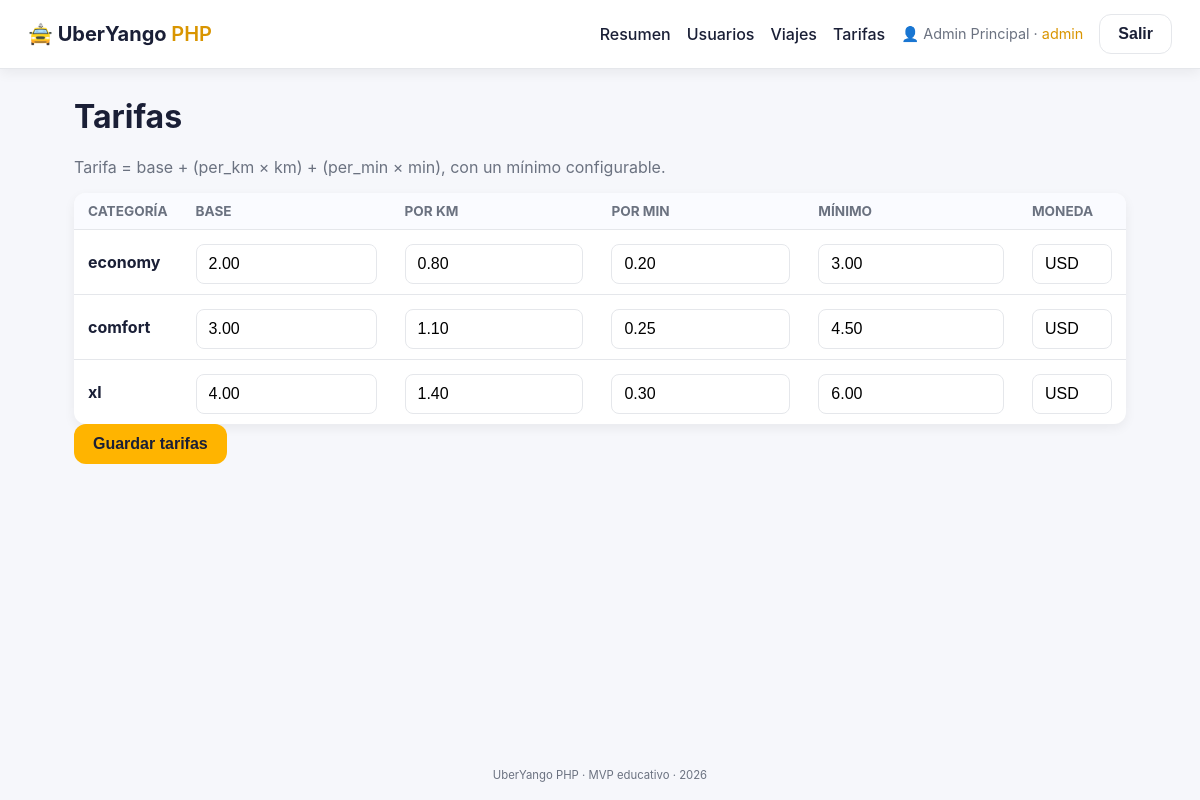
The page /admin/fares (signed in) on the database its author committed.
### tables this page shows
CREATE TABLE users (
  id              INT UNSIGNED NOT NULL AUTO_INCREMENT,
  full_name       VARCHAR(120) NOT NULL,
  email           VARCHAR(160) NOT NULL,
  phone           VARCHAR(30)  DEFAULT NULL,
  password_hash   VARCHAR(255) NOT NULL,
  role            ENUM('passenger','driver','admin') NOT NULL DEFAULT 'passenger',
  status          ENUM('active','suspended') NOT NULL DEFAULT 'active',
  created_at      TIMESTAMP NOT NULL DEFAULT CURRENT_TIMESTAMP,
  updated_at      TIMESTAMP NOT NULL DEFAULT CURRENT_TIMESTAMP ON UPDATE CURRENT_TIMESTAMP,
  PRIMARY KEY (id),
  UNIQUE KEY uq_users_email (email)
);

CREATE TABLE fare_settings (
  id          INT UNSIGNED NOT NULL AUTO_INCREMENT,
  category    ENUM('economy','comfort','xl') NOT NULL,
  base_fare   DECIMAL(10,2) NOT NULL DEFAULT 2.00,
  per_km      DECIMAL(10,2) NOT NULL DEFAULT 0.80,
  per_min     DECIMAL(10,2) NOT NULL DEFAULT 0.20,
  min_fare    DECIMAL(10,2) NOT NULL DEFAULT 3.00,
  currency    VARCHAR(8) NOT NULL DEFAULT 'USD',
  updated_at  TIMESTAMP NOT NULL DEFAULT CURRENT_TIMESTAMP ON UPDATE CURRENT_TIMESTAMP,
  PRIMARY KEY (id),
  UNIQUE KEY uq_fare_category (category)
);

### app/helpers.php (called while the page is built, shortened)
<?php
function e(?string $value): string
{
    return htmlspecialchars((string)$value, ENT_QUOTES | ENT_SUBSTITUTE, 'UTF-8');
}
function view(string $path, array $data = []): string
{
    extract($data, EXTR_SKIP);
    require __DIR__ . '/views/' . $path . '.php';
    return (string)ob_get_clean();
}
function render(string $path, array $data = [], string $title = ''): void
{
    $content = view($path, $data);
    require __DIR__ . '/views/layout.php';
}

### app/controllers/AdminController.php (called while the page is built, shortened)
<?php
class AdminController
{
    public function fares(array $params = []): void
    {
        require_role('admin');
        $fares = db()->query("SELECT * FROM fare_settings ORDER BY category")->fetchAll();
        render('admin/fares', ['fares' => $fares], 'Tarifas');
    }
}

### public/index.php (called while the page is built, shortened)
<?php
require __DIR__ . '/../app/router.php';
dispatch($_SERVER['REQUEST_METHOD'], $_SERVER['REQUEST_URI']);

### app/db.php (called while the page is built, shortened)
<?php
function db(): PDO
{
    static $pdo = null;
    if ($pdo instanceof PDO) {
        return $pdo;
    }
    $config = require __DIR__ . '/config.php';
    $db = $config['db'];
    $dsn = sprintf(
        'mysql:host=%s;port=%d;dbname=%s;charset=utf8mb4',
        $db['host'], $db['port'], $db['name']
    );
    try {
        $pdo = new PDO($dsn, $db['user'], $db['pass'], [
            PDO::ATTR_ERRMODE            => PDO::ERRMODE_EXCEPTION,
            PDO::ATTR_DEFAULT_FETCH_MODE => PDO::FETCH_ASSOC,
            PDO::ATTR_EMULATE_PREPARES   => false,
        ]);
    } catch (PDOException $e) {
        if ($config['app_debug']) {
            throw $e;
        }
        http_response_code(500);
        die('No se pudo conectar a la base de datos.');
    }
    return $pdo;
}

### app/auth.php (called while the page is built, shortened)
<?php
require_once __DIR__ . '/db.php';
require_once __DIR__ . '/helpers.php';
function current_user(): ?array
{
    $id = $_SESSION['user_id'] ?? null;
    static $cache = [];
    if (isset($cache[$id])) {
        return $cache[$id];
    }
    $stmt = db()->prepare('SELECT id, full_name, email, phone, role, status FROM users WHERE id = ? LIMIT 1');
    $stmt->execute([$id]);
    $u = $stmt->fetch();
    return $cache[$id] = $u;
}
function require_login(): array
{
    $u = current_user();
    return $u;
}
function require_role(string ...$roles): array
{
    $u = require_login();
    return $u;
}

### app/views/admin/fares.php (the view, shortened to what this page needs)
<h1>Tarifas</h1>
<p class="muted">Tarifa = base + (per_km × km) + (per_min × min), con un mínimo configurable.</p>
<form method="post" action="/admin/fares">
    <table class="table">
        <thead><tr>
            <th>Categoría</th><th>Base</th><th>Por km</th><th>Por min</th><th>Mínimo</th><th>Moneda</th>
        </tr></thead>
        <tbody>
        <?php foreach ($fares as $f): ?>
            <tr>
                <td><strong><?= e($f['category']) ?></strong></td>
                <td><input type="number" step="0.01" min="0"
                       name="fare[<?= e($f['category']) ?>][base_fare]"
                       value="<?= e($f['base_fare']) ?>" required></td>
                <td><input type="number" step="0.01" min="0"
                       name="fare[<?= e($f['category']) ?>][per_km]"
                       value="<?= e($f['per_km']) ?>" required></td>
                <td><input type="number" step="0.01" min="0"
                       name="fare[<?= e($f['category']) ?>][per_min]"
                       value="<?= e($f['per_min']) ?>" required></td>
                <td><input type="number" step="0.01" min="0"
                       name="fare[<?= e($f['category']) ?>][min_fare]"
                       value="<?= e($f['min_fare']) ?>" required></td>
                <td><input type="text" maxlength="8"
                       name="fare[<?= e($f['category']) ?>][currency]"
                       value="<?= e($f['currency']) ?>" required style="width:80px"></td>
            </tr>
        <?php endforeach; ?>
        </tbody>
    </table>
    <button class="btn btn-primary" type="submit">Guardar tarifas</button>
</form>

### app/router.php (shortened to what this page needs)
<?php
require_once __DIR__ . '/helpers.php';
require_once __DIR__ . '/auth.php';
require_once __DIR__ . '/controllers/AdminController.php';
function dispatch(string $method, string $path): void
{
    $path = '/' . trim(parse_url($path, PHP_URL_PATH) ?? '/', '/');
    foreach (routes() as [$m, $pattern, $handler]) {
        if ($m !== $method) {
            continue;
        }
        $regex = '#^' . preg_replace_callback(
            '/\{(\w+):([^}]+)\}/',
            fn($mm) => '(?P<' . $mm[1] . '>' . $mm[2] . ')',
            $pattern
        ) . '$#';
        if (preg_match($regex, $path, $matches)) {
            $params = array_filter($matches, 'is_string', ARRAY_FILTER_USE_KEY);
            [$class, $action] = $handler;
            $controller = new $class();
            $controller->{$action}($params);
            return;
        }
    }
}

### app/views/layout.php (shortened to what this page needs)
<!DOCTYPE html>
<html lang="es">
<head>
    <link rel="stylesheet" href="/assets/css/style.css">
    <link rel="stylesheet" href="https://unpkg.com/leaflet@1.9.4/dist/leaflet.css">
</head>
<body>
<header class="topbar">
    <a href="/" class="logo">🚖 UberYango <span>PHP</span></a>
    <nav>
        <?php $u = current_user(); ?>
        <?php if ($u): ?>
            <?php if ($u['role'] === 'passenger'): ?>
                <a href="/passenger">Inicio</a>
                <a href="/passenger/request">Solicitar viaje</a>
                <a href="/passenger/history">Historial</a>
            <?php elseif ($u['role'] === 'driver'): ?>
                <a href="/driver">Panel</a>
                <a href="/driver/earnings">Ganancias</a>
            <?php elseif ($u['role'] === 'admin'): ?>
                <a href="/admin">Resumen</a>
                <a href="/admin/users">Usuarios</a>
                <a href="/admin/rides">Viajes</a>
                <a href="/admin/fares">Tarifas</a>
            <?php endif; ?>
            <span class="user">👤 <?= e($u['full_name']) ?> · <em><?= e($u['role']) ?></em></span>
            <form method="post" action="/logout" class="inline">
                <button class="btn btn-ghost" type="submit">Salir</button>
            </form>
        <?php else: ?>
            <a href="/login">Ingresar</a>
            <a href="/register" class="btn btn-primary btn-sm">Crear cuenta</a>
        <?php endif; ?>
    </nav>
</header>
<main class="container">
    <?= $content ?>
</main>
<footer class="footer">
    <small>UberYango PHP · MVP educativo · <?= date('Y') ?></small>
</footer>
</body>
</html>

### public/assets/css/style.css (style rules this page uses)
:root { --bg: #f6f7fb; --surface: #ffffff; --text: #1a1f36; --muted: #6b7280; --primary: #ffb400; --primary-dark: #d99500; --primary-text: #1a1f36; --accent: #111827; --success: #16a34a; --error: #dc2626; --border: #e5e7eb; --radius: 12px; --shadow: 0 4px 12px rgba(0,0,0,.06); }
* { box-sizing: border-box; }
html, body { margin: 0; padding: 0; }
body { font-family: -apple-system, BlinkMacSystemFont, "Segoe UI", Roboto, "Helvetica Neue", Arial, sans-serif; background: var(--bg); color: var(--text); min-height: 100vh; display: flex; flex-direction: column; }
.topbar { display: flex; align-items: center; justify-content: space-between; padding: 14px 28px; background: var(--surface); border-bottom: 1px solid var(--border); box-shadow: var(--shadow); }
.logo { font-size: 1.25rem; font-weight: 700; text-decoration: none; color: var(--text); }
.logo span { color: var(--primary-dark); font-weight: 600; }
.topbar nav { display: flex; align-items: center; gap: 16px; flex-wrap: wrap; }
.topbar nav a { color: var(--text); text-decoration: none; font-weight: 500; }
.topbar nav .user { color: var(--muted); font-size: .9rem; }
.topbar nav .user em { font-style: normal; color: var(--primary-dark); }
.container { flex: 1; max-width: 1100px; margin: 28px auto; padding: 0 24px; width: 100%; }
h1 { margin-top: 0; }
.btn { display: inline-block; padding: 10px 18px; border-radius: var(--radius); border: 1px solid transparent; cursor: pointer; font-weight: 600; font-size: 1rem; text-decoration: none; transition: background .15s ease, transform .05s ease; }
.btn-primary { background: var(--primary); color: var(--primary-text); }
.btn-ghost { background: transparent; color: var(--text); border-color: var(--border); }
form input, form select, form textarea { width: 100%; padding: 10px 12px; border: 1px solid var(--border); border-radius: 8px; font-size: 1rem; background: #fff; margin-top: 4px; }
.inline { display: inline-block; margin: 0; }
.table { width: 100%; border-collapse: collapse; background: #fff; border-radius: var(--radius); overflow: hidden; box-shadow: var(--shadow); }
.table th, .table td { padding: 10px 14px; border-bottom: 1px solid var(--border); text-align: left; vertical-align: middle; }
.table th { background: #fafbff; font-size: .85rem; text-transform: uppercase; color: var(--muted); }
.table tr:last-child td { border-bottom: none; }
.muted { color: var(--muted); }
.footer { padding: 18px; text-align: center; color: var(--muted); font-size: .85rem; }

### rows shown on the page
users: full_name "Admin Principal", role "admin"
fare_settings: category "economy", base_fare "2.00", per_km "0.80", per_min "0.20", min_fare "3.00", currency "USD"
fare_settings: category "comfort", base_fare "3.00", per_km "1.10", per_min "0.25", min_fare "4.50", currency "USD"
fare_settings: category "xl", base_fare "4.00", per_km "1.40", per_min "0.30", min_fare "6.00", currency "USD"
